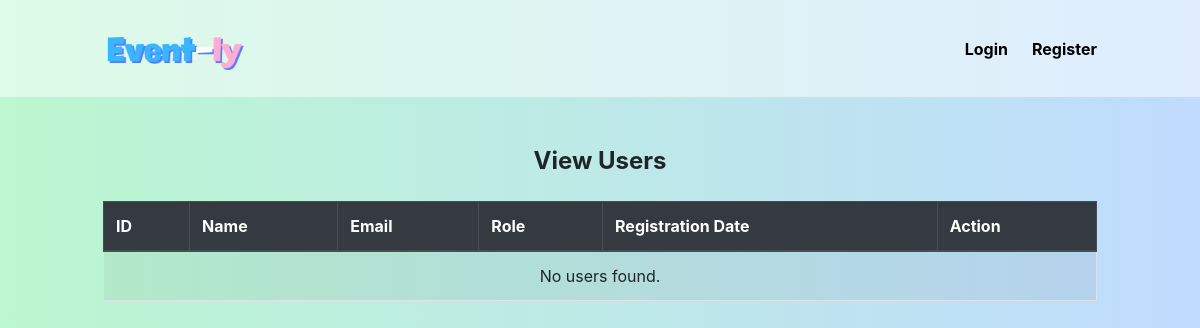
/admin/view_users.php, run on an earlier commit of the app's database.
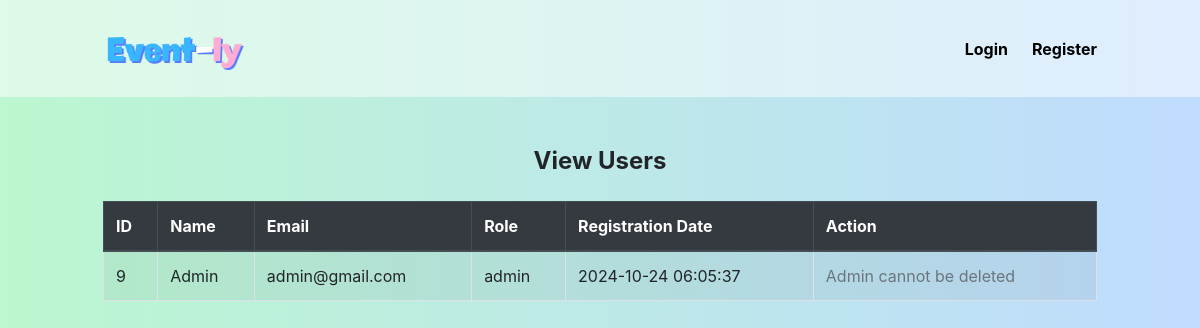
And on a later commit of the database.
### tables this page shows
CREATE TABLE `users` (
  `id` int(11) NOT NULL,
  `name` varchar(255) NOT NULL,
  `email` varchar(255) NOT NULL,
  `password` varchar(255) NOT NULL,
  `role` enum('admin','user') DEFAULT 'user',
  `avatar` varchar(255) DEFAULT NULL,
  `created_at` timestamp NOT NULL DEFAULT current_timestamp(),
  `phone` varchar(12) DEFAULT NULL
);

### admin/view_users.php (the view, shortened to what this page needs)
<?php
try {
    $pdo = new PDO('mysql:host=localhost;dbname=event_management', 'root', '');
    $pdo->setAttribute(PDO::ATTR_ERRMODE, PDO::ERRMODE_EXCEPTION);
    $stmt = $pdo->prepare("SELECT id, name, email, role, created_at FROM users");
    $stmt->execute();
    $users = $stmt->fetchAll(PDO::FETCH_ASSOC);
} catch (PDOException $e) {
    echo "Error: " . $e->getMessage();
    $users = [];
}
?>
<!DOCTYPE html>
<html lang="en">
<head>
    <link rel="stylesheet" href="https://stackpath.bootstrapcdn.com/bootstrap/4.5.2/css/bootstrap.min.css">
</head>
<body class="bg-gradient-to-r from-green-200 to-blue-200">
<?php include '../includes/navbar.php'; ?>
<div class="container mt-5">
<h1 class="text-center text-2xl font-bold my-6">View Users</h1>
    <div class="table-responsive">
        <table class="table table-bordered table-striped">
            <thead class="thead-dark">
                <tr>
                    <th>ID</th>
                    <th>Name</th>
                    <th>Email</th>
                    <th>Role</th>
                    <th>Registration Date</th>
                    <th>Action</th>
                </tr>
            </thead>
            <tbody>
                <?php if (isset($users) && count($users) > 0): ?>
                    <?php foreach ($users as $user): ?>
                        <tr>
                            <td><?= htmlspecialchars($user['id']) ?></td>
                            <td><?= htmlspecialchars($user['name']) ?></td>
                            <td><?= htmlspecialchars($user['email']) ?></td>
                            <td><?= htmlspecialchars($user['role']) ?></td>
                            <td><?= htmlspecialchars($user['created_at']) ?></td>
                            <td>
                                <?php if ($user['role'] !== 'admin'): ?>
                                    <button class="btn btn-danger" onclick="confirmDeleteUser(<?= $user['id'] ?>)">Delete</button>
                                <?php else: ?>
                                    <span class="text-muted">Admin cannot be deleted</span>
                                <?php endif; ?>
                            </td>
                        </tr>
                    <?php endforeach; ?>
                <?php else: ?>
                    <tr>
                        <td colspan="6" class="text-center">No users found.</td>
                    </tr>
                <?php endif; ?>
            </tbody>
        </table>
    </div>
</div>
</body>
</html>

### includes/navbar.php (shortened to what this page needs)
<script src="https://cdn.tailwindcss.com"></script>
<nav class="bg-white/50 p-4">
    <div class="container mx-auto flex justify-between items-center">
        <a href="
            <?php
                if (isset($_SESSION['role'])) {
                    if ($_SESSION['role'] === 'admin') {
                        echo '../admin/manage_events.php';
                    } elseif ($_SESSION['role'] === 'user') {
                        echo '../user/view_events.php';
                    }
                } else {
                    echo '#';
                }
            ?>"
            class="text-white font-bold text-xl"
        >
            <img src="../asset/Event-ly.png" class="max-w-36 animate-bounce mt-2">
        </a>
        <ul id="menu" class="hidden lg:flex space-x-6 text-white">
            <?php if (isset($_SESSION['role'])): ?>
                <?php if ($_SESSION['role'] === 'admin'): ?>
                    <li><a href="../admin/manage_events.php" class="text-black font-bold hover:text-gray-600">Manage Events</a></li>
                    <li><a href="../admin/add_event.php" class="text-black font-bold hover:text-gray-600">Add Event</a></li>
                    <li><a href="../admin/view_users.php" class="text-black font-bold hover:text-gray-600">View Users</a></li>
                    <li><a href="../admin/view_registrations.php" class="text-black font-bold hover:text-gray-600">View Registrations</a></li>
                    <li><a href="../admin/view_profile.php" class="text-black font-bold hover:text-gray-600">Profile</a></li>
                <?php elseif ($_SESSION['role'] === 'user'): ?>
                    <li><a href="../user/view_events.php" class="text-black font-bold hover:text-gray-600">Home</a></li>
                    <li><a href="../user/registered_event.php" class="text-black font-bold hover:text-gray-600">Registered Event</a></li>
                    <li><a href="../user/view_profile.php" class="text-black font-bold hover:text-gray-600">Profile</a></li>
                <?php endif; ?>
                <li><a href="../logout.php" class="text-black font-bold hover:text-gray-600">Logout</a></li>
            <?php else: ?>
                <li><a href="../login.php" class="text-black font-bold hover:text-gray-600">Login</a></li>
                <li><a href="../register.php" class="text-black font-bold hover:text-gray-600">Register</a></li>
            <?php endif; ?>
        </ul>
    </div>
</nav>

What changed in the data, as far as the page shows it:
added users: id "9", name "Admin", email "admin@gmail.com", role "admin", created_at "2024-10-24 06:05:37", shows "Admin cannot be deleted"
Also different on the page:
text no longer shown: "No users found."
